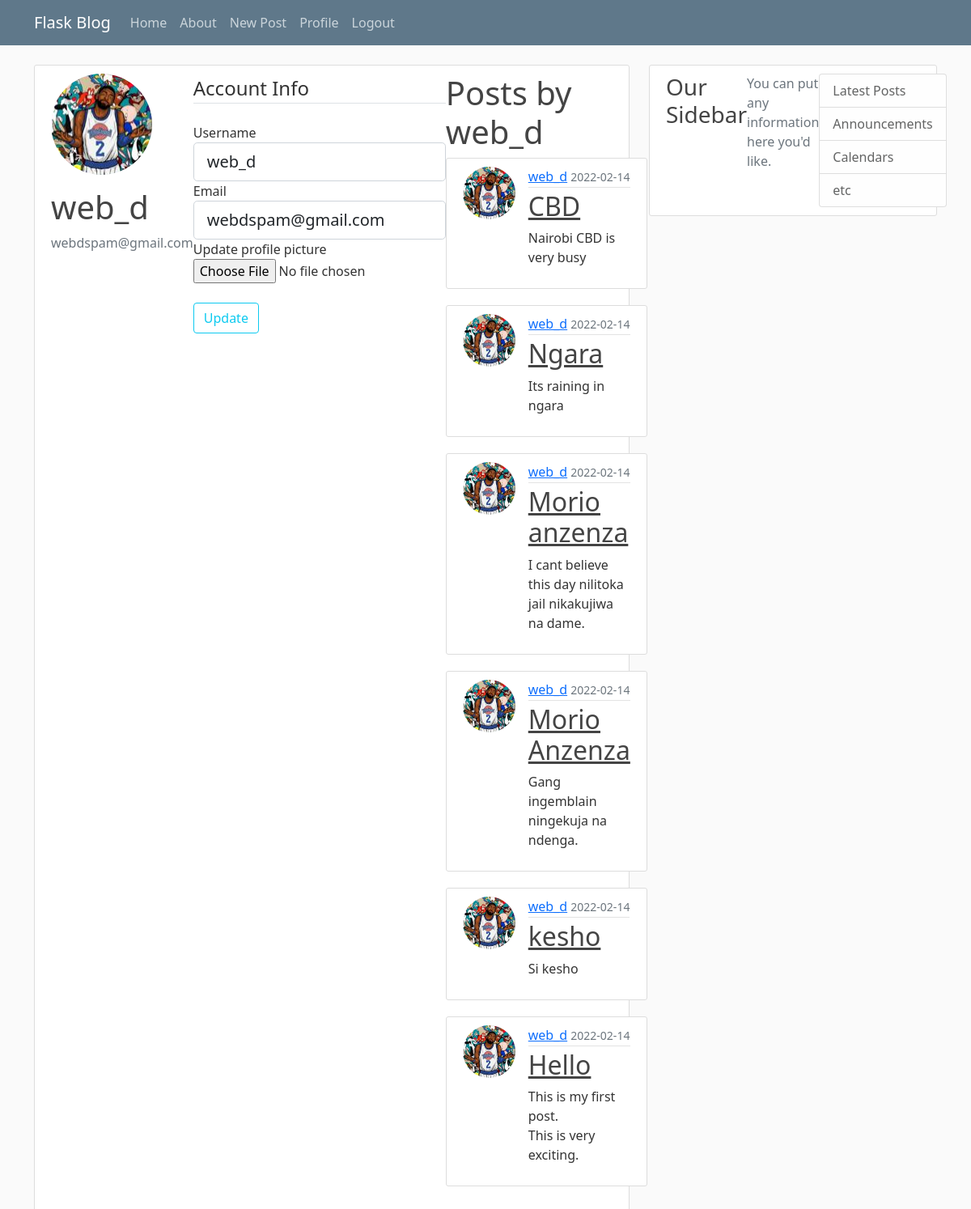
Page /account/web_d (signed in) on the earlier database version.
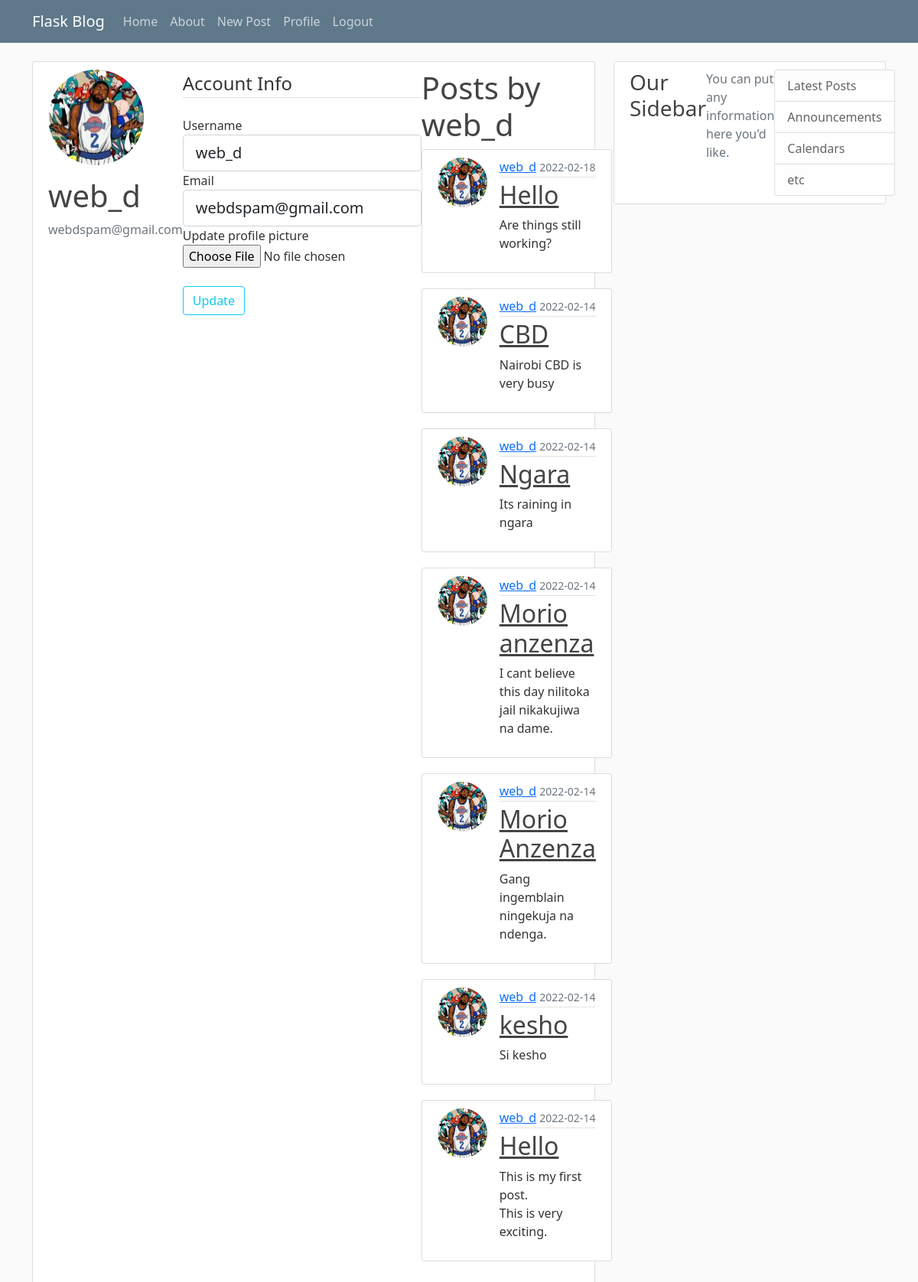
Same page on the later database version.
### flaskblog/posts/models.py (models this page shows, shortened)
class Post(db.Model):
    id = db.Column(db.Integer, primary_key=True)
    title = db.Column(db.String(100), nullable=False)
    date_posted = db.Column(db.DateTime, nullable=False, default=datetime.utcnow)
    content = db.Column(db.Text, nullable=False)
    user_id = db.Column(db.Integer, db.ForeignKey('user.id'), nullable=False)

### flaskblog/users/models.py (models this page shows, shortened)
class User(db.Model, UserMixin):
    id = db.Column(db.Integer, primary_key=True)
    username = db.Column(db.String(20), unique=True, nullable=False)
    email = db.Column(db.String(120), unique=True, nullable=False)
    image_file = db.Column(db.String(20), nullable=False, default='default.jpg')
    password = db.Column(db.String(60), nullable=False)
    posts = db.relationship('Post', backref='author', lazy=True)

### flaskblog/users/routes.py (the view)
@users.route('/account/<username>', methods=['POST', 'GET'])
@login_required
def account(username):
    user = User.query.filter_by(username=username).first_or_404()
    image_file = url_for('static', filename='profile_pics/{}'.format(user.image_file))
    posts = Post.query.order_by(Post.date_posted.desc()).filter_by(author=user)
    if user == current_user:
        form = UpdateAccountForm()
        if form.validate_on_submit():
            if form.picture.data:
                picture_file = save_picture(form.picture.data)
                current_user.image_file = picture_file
            current_user.username = form.username.data
            current_user.email = form.email.data
            db.session.commit()
            flash('Your account has been updated', 'success')
            return redirect(url_for('users.account', username=user.username)) # Because of post get redirect pattern (Prevent resubmission of data)
        elif request.method == 'GET': #populate form with current user data
            form.username.data = current_user.username
            form.email.data = current_user.email
    else:
        form = None
    return render_template('account.html', image_file=image_file, form=form, posts=posts, user=user)

### flaskblog/users/forms.py (shortened to what this page needs)
class UpdateAccountForm(FlaskForm):
    username = StringField('Username',
                           validators=[DataRequired(), Length(min=2, max=20)])
    email = StringField('Email', validators=[DataRequired(), Email()])
    picture = FileField('Update profile picture', validators=[FileAllowed(['jpg', 'png'])])
    submit = SubmitField('Update')

### flaskblog/users/models.py (called while the page is built)
@login_manager.user_loader
def load_user(user_id): # loads the currend user using user id stored in session
    return User.query.get(int(user_id))

### flaskblog/templates/account.html (shortened to what this page needs)
{% extends 'layout.html' %}
{% block content %}
<div class="content-section">
    <div class="media">
      <img class="rounded-circle account-img" src="{{image_file}}">
      <div class="media-body">
        <h2 class="account-heading">{{user.username}}</h2>
        <p class="text-secondary">{{user.email}}</p>
      </div>
    </div>
        {% if current_user == user %}
        <form method="POST" action="" enctype="multipart/form-data">
            <fieldset class="'form-group">
                <legend class="border-bottom mb-4">Account Info</legend>
                <div class="form-group">
                    {{ form.username.label(class="form-control-label") }}
                    <br/>
                    {{ form.username(class="form-control form-control-lg") }}
                </div>
                <div class="form-group">
                    {{ form.email.label(class="form-control-label") }}
                    <br/>
                    {{ form.email(class="form-control form-control-lg") }}
                </div>
                <div class="form-group">
                    {{ form.picture.label }}
                    {{ form.picture(class="form-control-file") }}
                </div>
            </fieldset>
            <div class="form-group mt-4">
                    {{ form.submit(class="btn btn-outline-info") }}
            </div>
        </form>
        {% endif %}
    <div class="'ml-4">
        <div>
            <h1>Posts by {{user.username}} </h1>
        </div>
        {% for post in posts %}
        <article class="media content-section">
          <div>
            <img src="{{ url_for('static', filename='profile_pics/' + post.author.image_file) }}" alt="profile-pic" class="rounded-circle article-img">
          </div>
          <div class="media-body">
            <div class="article-metadata">
              <a class="mr-2" href="#">{{ post.author.username }}</a>
              <small class="text-muted">{{ post.date_posted.strftime('%Y-%m-%d') }}</small>
            </div>
            <h2><a class="article-title" href="{{ url_for('posts.post', post_id=post.id) }}">{{ post.title }}</a></h2>
            <p class="article-content">{{ post.content }}</p>
          </div>
        </article>
        {% endfor %}
    </div>
  </div>
{% endblock %}

Differences in the rows shown:
added Post: image_file (picture), author.username "web_d", date_posted "2022-02-18", title "Hello", content "Are things still working?"
